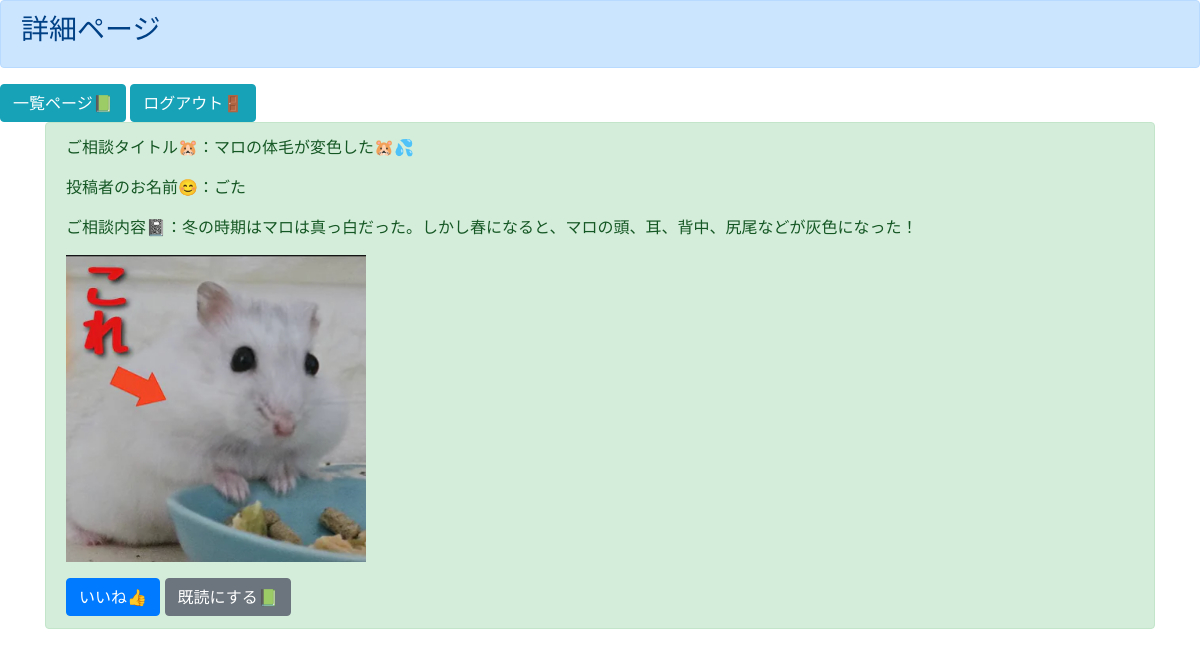
Screenshot of /detail/1 (signed in) with the database file from the repository.
### boardapp/models.py (models this page shows)
class BoardModel(models.Model):
    title = models.CharField(max_length=100)
    content = models.TextField()
    author = models.CharField(max_length=100)
    snsimage = models.ImageField(null=True,blank=True, upload_to='',default=None)
    good = models.IntegerField(null=True,blank=True, default=0)
    read = models.IntegerField(null=True,blank=True, default=1)
    readtext = models.TextField(null=True,blank=True, default='a')

### boardapp/views.py (the view)
# urls.py: path('detail/<int:pk>', detailfunc, name='detail'),
def detailfunc(request, pk):
    object = get_object_or_404(BoardModel, pk=pk)
    return render(request, 'detail.html', {'object':object})

### templates/detail.html
{% extends 'base.html' %}
{% block header %}
<div class="alert alert-primary" role="alert">
    <h3>詳細ページ</h3>
</div>
<a href="{% url 'list' %}" class="btn btn-info" role="button" aria-pressed="true">一覧ページ📗</a>
<a href="{% url 'logout' %}" class="btn btn-info" role="button" aria-pressed="true">ログアウト🚪</a>
{% endblock header %}
{% block content %}
{% if user.is_authenticated %}
<div class="container">
    <div class="alert alert-success" role="alert">
        <p>ご相談タイトル🐹：{{object.title}}</p>
        <p>投稿者のお名前😊：{{object.author}}</p>
        <p>ご相談内容📓：{{object.content}}</p>
        <p><img src="{{ object.snsimage.url }}" width="300"></p>
        <a href="{% url 'good' object.pk%}" class="btn btn-primary" role="button" aria-pressed="true">いいね👍</a>
        <a href="{% url 'read' object.pk%}" class="btn btn-secondary" role="button" aria-pressed="true">既読にする📗</a>
    </div>
</div>
{% else %}
You are not logged in yet! Please login first!
{% endif %}
{% endblock content %}

### rows the page displays
BoardModel: title "マロの体毛が変色した🐹💦", author "ごた", content "冬の時期はマロは真っ白だった。しかし春になると、マロの頭、耳、背中、尻尾などが灰色になった！", snsimage (picture)
